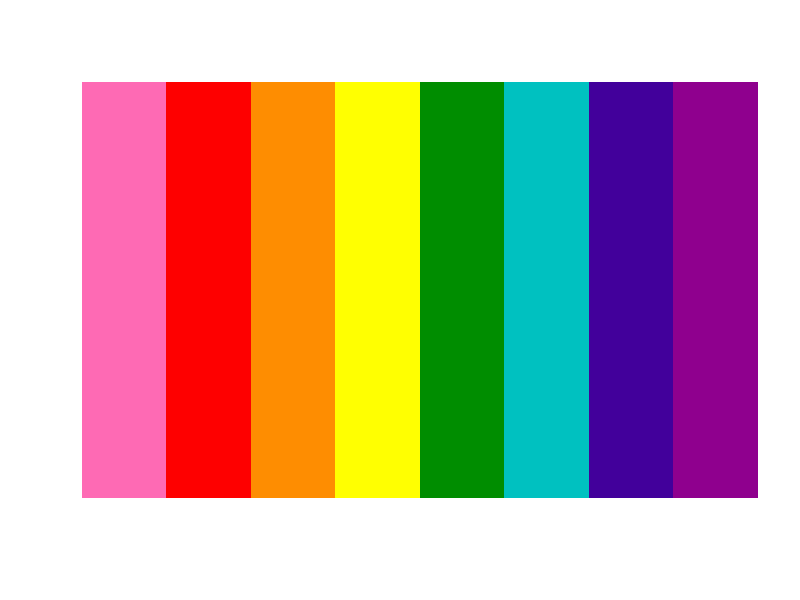
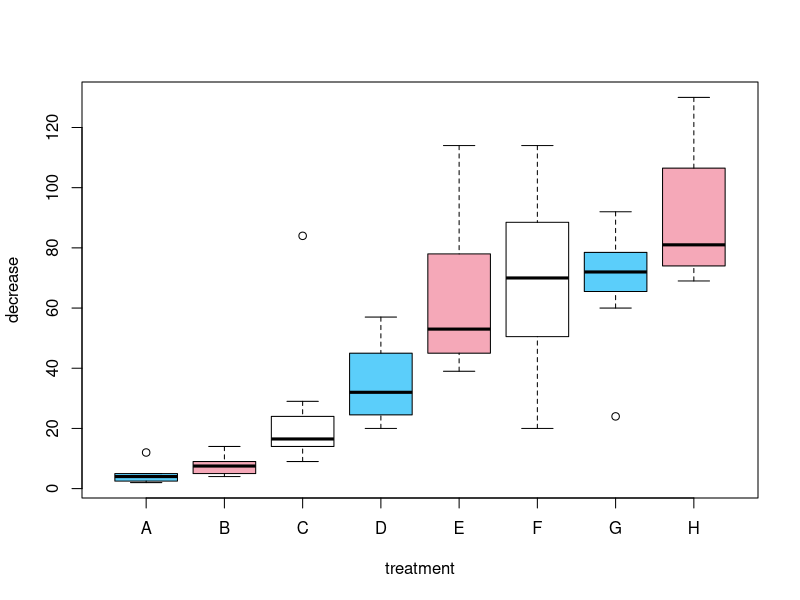
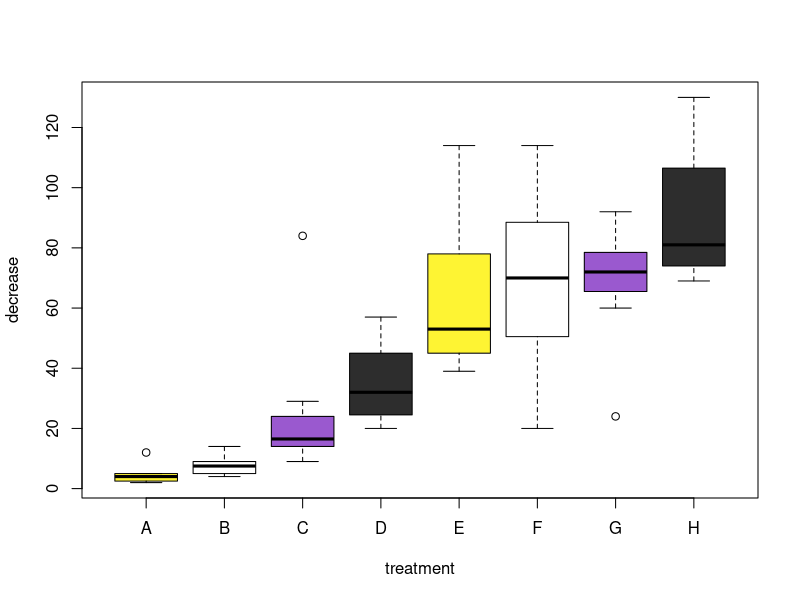

Here is the R script that generated these plots, in order:
# Pride Palettes
pridepalettes <- list(
  bakerpride = c("#fe6ab4", "#fe0000", "#fe8d01", "#ffff01", "#008d00", "#00c1c0", "#42009b", "#8f008e"),
  traditionalpride = c("#e40203","#ff8b00", "#feed01", "#007f24", "#004dff", "#760789"),
  phillypride = c("#010101", "#785016", "#fe0000", "#fd8c00", "#ffe500", "#109e0a", "#0644b3", "#c22edc"),
  bipride = c("#d6006f", "#724e94", "#0038a7"),
  panpride = c("#ff228c", "#ffd801", "#20b2ff"),
  apride = c("#000000","#7f7f7f","#ffffff","#660066"),
  labryspride = c("#782591", "#000000", "#ffffff"),
  intersexpride = c("#ffd800", "#7902aa"),
  transpride = c("#5bcefa", "#f5a8b8", "#ffffff"),
  gfluidpride = c("#fe75a1", "#ffffff", "#bd16d6", "#000000", "#323dbb"),
  gqueerpride = c("#b57edc", "#ffffff", "#4A8123"),
  lesbianpride = c("#a40061", "#b75592", "#d063a6", "#ededeb", "#e3abce", "#c54e54", "#8a1e04"),
  nonbinarypride = c("#fef433", "#ffffff", "#9a59cf", "#2d2d2d")
)

#Visualize;
png("bakerpride.png")
image(1:8,1,as.matrix(1:8),col=pridepalettes$bakerpride,xlab="",
      ylab="",xaxt="n",yaxt="n",bty="n")
dev.off()

# Example;
data("OrchardSprays")
png("transorchard.png")
plot(decrease ~ treatment, OrchardSprays, col=pridepalettes$transpride)
dev.off()
png("nonbinaryorchard.png")
plot(decrease ~ treatment, OrchardSprays, col=pridepalettes$nonbinarypride)
dev.off()
